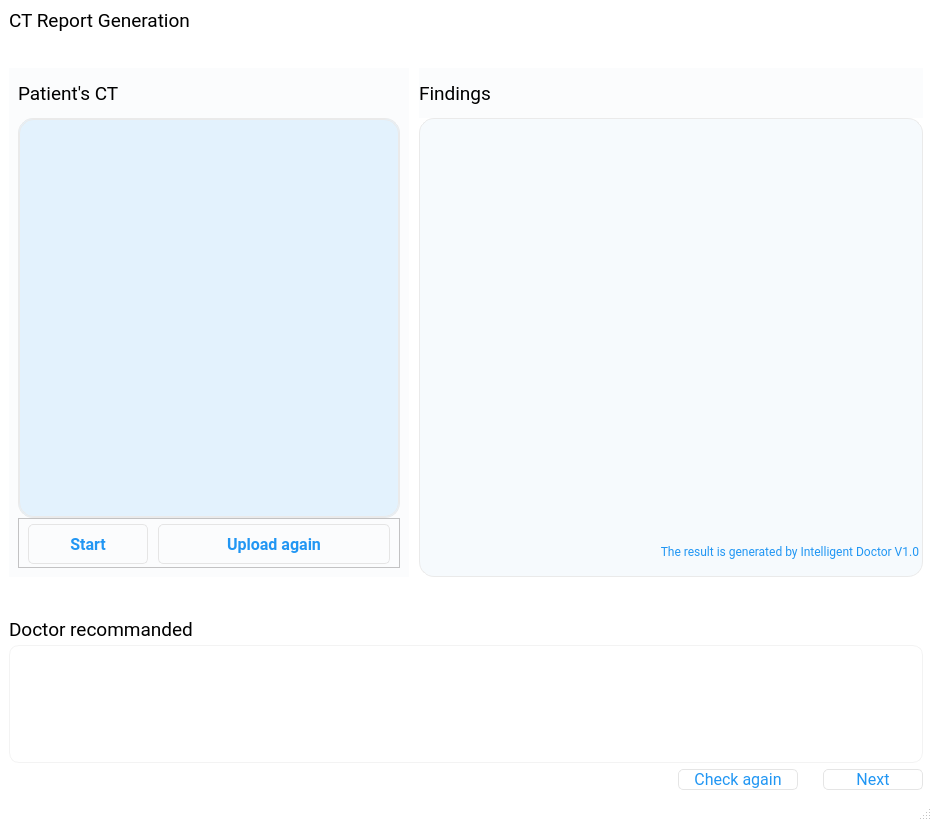
<?xml version="1.0" encoding="UTF-8"?>
<ui version="4.0">
 <class>MainWindow</class>
 <widget class="QMainWindow" name="MainWindow">
  <property name="geometry">
   <rect>
    <x>0</x>
    <y>0</y>
    <width>932</width>
    <height>821</height>
   </rect>
  </property>
  <property name="windowTitle">
   <string>MainWindow</string>
  </property>
  <property name="styleSheet">
   <string notr="true">#MainWindow{background-color:rgb(255, 255, 255);}</string>
  </property>
  <widget class="QWidget" name="centralwidget">
   <layout class="QVBoxLayout" name="verticalLayout_4">
    <property name="topMargin">
     <number>9</number>
    </property>
    <property name="bottomMargin">
     <number>9</number>
    </property>
    <item>
     <widget class="QLabel" name="label">
      <property name="font">
       <font>
        <family>Roboto</family>
        <pointsize>14</pointsize>
        <weight>50</weight>
        <bold>false</bold>
       </font>
      </property>
      <property name="text">
       <string>CT Report Generation</string>
      </property>
     </widget>
    </item>
    <item>
     <layout class="QHBoxLayout" name="horizontalLayout">
      <property name="spacing">
       <number>10</number>
      </property>
      <property name="topMargin">
       <number>30</number>
      </property>
      <item>
       <widget class="QFrame" name="PatientCT">
        <property name="maximumSize">
         <size>
          <width>400</width>
          <height>16777215</height>
         </size>
        </property>
        <property name="styleSheet">
         <string notr="true">background-color:rgb(251,252,253);</string>
        </property>
        <layout class="QVBoxLayout" name="verticalLayout">
         <property name="spacing">
          <number>0</number>
         </property>
         <property name="topMargin">
          <number>0</number>
         </property>
         <property name="bottomMargin">
          <number>9</number>
         </property>
         <item>
          <widget class="QLabel" name="Findings_2">
           <property name="minimumSize">
            <size>
             <width>0</width>
             <height>50</height>
            </size>
           </property>
           <property name="maximumSize">
            <size>
             <width>400</width>
             <height>16777215</height>
            </size>
           </property>
           <property name="font">
            <font>
             <family>Roboto</family>
             <pointsize>14</pointsize>
             <weight>50</weight>
             <bold>false</bold>
            </font>
           </property>
           <property name="styleSheet">
            <string notr="true">background-color:rgb(251,252,253);</string>
           </property>
           <property name="text">
            <string>Patient's CT</string>
           </property>
           <property name="alignment">
            <set>Qt::AlignLeading|Qt::AlignLeft|Qt::AlignVCenter</set>
           </property>
           <property name="indent">
            <number>0</number>
           </property>
          </widget>
         </item>
         <item>
          <widget class="QStackedWidget" name="stackedWidget">
           <property name="minimumSize">
            <size>
             <width>0</width>
             <height>400</height>
            </size>
           </property>
           <property name="maximumSize">
            <size>
             <width>400</width>
             <height>16777215</height>
            </size>
           </property>
           <property name="autoFillBackground">
            <bool>false</bool>
           </property>
           <property name="styleSheet">
            <string notr="true">background-color:rgb(227,242,253);
border:1px solid rgb(234,234,234);
border-radius:15px;</string>
           </property>
           <property name="currentIndex">
            <number>1</number>
           </property>
           <widget class="QWidget" name="viewpage">
            <layout class="QHBoxLayout" name="horizontalLayout_3">
             <item>
              <widget class="QLabel" name="ImageViwer">
               <property name="minimumSize">
                <size>
                 <width>400</width>
                 <height>256</height>
                </size>
               </property>
               <property name="styleSheet">
                <string notr="true"/>
               </property>
               <property name="text">
                <string/>
               </property>
              </widget>
             </item>
            </layout>
           </widget>
           <widget class="QWidget" name="choosepage">
            <layout class="QHBoxLayout" name="horizontalLayout_4">
             <item>
              <widget class="QPushButton" name="choosect">
               <property name="minimumSize">
                <size>
                 <width>0</width>
                 <height>150</height>
                </size>
               </property>
               <property name="styleSheet">
                <string notr="true">background-image: url(:/image/Frame 77.png);
background-repeat:no-repeat;
background-position:center;
border:0px solid white;</string>
               </property>
               <property name="text">
                <string/>
               </property>
              </widget>
             </item>
            </layout>
           </widget>
          </widget>
         </item>
         <item>
          <widget class="QFrame" name="frame">
           <property name="minimumSize">
            <size>
             <width>0</width>
             <height>50</height>
            </size>
           </property>
           <property name="maximumSize">
            <size>
             <width>400</width>
             <height>16777215</height>
            </size>
           </property>
           <property name="styleSheet">
            <string notr="true">background-color:rgb(251,252,253);</string>
           </property>
           <property name="frameShape">
            <enum>QFrame::StyledPanel</enum>
           </property>
           <property name="frameShadow">
            <enum>QFrame::Raised</enum>
           </property>
           <layout class="QHBoxLayout" name="horizontalLayout_5">
            <property name="spacing">
             <number>10</number>
            </property>
            <property name="topMargin">
             <number>5</number>
            </property>
            <property name="bottomMargin">
             <number>5</number>
            </property>
            <item>
             <widget class="QPushButton" name="pushButton">
              <property name="minimumSize">
               <size>
                <width>120</width>
                <height>40</height>
               </size>
              </property>
              <property name="maximumSize">
               <size>
                <width>120</width>
                <height>16777215</height>
               </size>
              </property>
              <property name="font">
               <font>
                <family>Roboto</family>
                <pointsize>12</pointsize>
                <weight>75</weight>
                <bold>true</bold>
               </font>
              </property>
              <property name="styleSheet">
               <string notr="true">color:rgb(33,150,243);
border:1px solid rgb(229,229,229);
border-radius:5px;</string>
              </property>
              <property name="text">
               <string>Start</string>
              </property>
             </widget>
            </item>
            <item>
             <widget class="QPushButton" name="pushButton_5">
              <property name="minimumSize">
               <size>
                <width>180</width>
                <height>40</height>
               </size>
              </property>
              <property name="font">
               <font>
                <family>Roboto</family>
                <pointsize>12</pointsize>
                <weight>75</weight>
                <bold>true</bold>
               </font>
              </property>
              <property name="styleSheet">
               <string notr="true">color:rgb(33,150,243);
border:1px solid rgb(229,229,229);
border-radius:5px;</string>
              </property>
              <property name="text">
               <string>Upload again</string>
              </property>
             </widget>
            </item>
           </layout>
          </widget>
         </item>
        </layout>
       </widget>
      </item>
      <item>
       <layout class="QVBoxLayout" name="verticalLayout_2">
        <property name="spacing">
         <number>0</number>
        </property>
        <item>
         <widget class="QLabel" name="Findings">
          <property name="minimumSize">
           <size>
            <width>0</width>
            <height>50</height>
           </size>
          </property>
          <property name="font">
           <font>
            <family>Roboto</family>
            <pointsize>14</pointsize>
            <weight>50</weight>
            <bold>false</bold>
           </font>
          </property>
          <property name="styleSheet">
           <string notr="true">background-color:rgb(251,252,253);</string>
          </property>
          <property name="text">
           <string>Findings</string>
          </property>
          <property name="indent">
           <number>0</number>
          </property>
         </widget>
        </item>
        <item>
         <widget class="QTextBrowser" name="FindingsText">
          <property name="minimumSize">
           <size>
            <width>500</width>
            <height>0</height>
           </size>
          </property>
          <property name="font">
           <font>
            <family>Microsoft YaHei</family>
            <pointsize>15</pointsize>
           </font>
          </property>
          <property name="styleSheet">
           <string notr="true">background-color:rgb(246, 250, 253);
border-top:1px solid rgb(234,234,234);
border-left:1px solid rgb(234,234,234);
border-right:1px solid rgb(234,234,234);
border-bottom:0px solid rgb(234,234,234);
border-top-left-radius:15px;
border-top-right-radius:15px;
background-image: url(:/image/nodata.png);
background-position:center;
background-repeat:no-repeat;
</string>
          </property>
          <property name="html">
           <string>&lt;!DOCTYPE HTML PUBLIC &quot;-//W3C//DTD HTML 4.0//EN&quot; &quot;http://www.w3.org/TR/REC-html40/strict.dtd&quot;&gt;
&lt;html&gt;&lt;head&gt;&lt;meta name=&quot;qrichtext&quot; content=&quot;1&quot; /&gt;&lt;style type=&quot;text/css&quot;&gt;
p, li { white-space: pre-wrap; }
&lt;/style&gt;&lt;/head&gt;&lt;body style=&quot; font-family:'Microsoft YaHei'; font-size:15pt; font-weight:400; font-style:normal;&quot;&gt;
&lt;p style=&quot;-qt-paragraph-type:empty; margin-top:0px; margin-bottom:0px; margin-left:0px; margin-right:0px; -qt-block-indent:0; text-indent:0px; font-family:'Microsoft YaHei UI Light';&quot;&gt;&lt;br /&gt;&lt;/p&gt;&lt;/body&gt;&lt;/html&gt;</string>
          </property>
         </widget>
        </item>
        <item>
         <widget class="QLabel" name="label_3">
          <property name="minimumSize">
           <size>
            <width>0</width>
            <height>50</height>
           </size>
          </property>
          <property name="font">
           <font>
            <family>Roboto</family>
           </font>
          </property>
          <property name="styleSheet">
           <string notr="true">color:rgb(33,150,243);
background-color:rgb(246, 250, 253);
border-left:1px solid rgb(234,234,234);
border-right:1px solid rgb(234,234,234);
border-bottom:1px solid rgb(234,234,234);
border-top:0px solid rgb(234,234,234);
border-bottom-left-radius:15px;
border-bottom-right-radius:15px;</string>
          </property>
          <property name="text">
           <string>The result is generated by Intelligent Doctor V1.0</string>
          </property>
          <property name="alignment">
           <set>Qt::AlignRight|Qt::AlignTrailing|Qt::AlignVCenter</set>
          </property>
          <property name="margin">
           <number>0</number>
          </property>
         </widget>
        </item>
       </layout>
      </item>
     </layout>
    </item>
    <item>
     <layout class="QVBoxLayout" name="verticalLayout_3">
      <property name="topMargin">
       <number>36</number>
      </property>
      <item>
       <widget class="QLabel" name="Impression">
        <property name="minimumSize">
         <size>
          <width>0</width>
          <height>20</height>
         </size>
        </property>
        <property name="font">
         <font>
          <family>Roboto</family>
          <pointsize>14</pointsize>
          <weight>50</weight>
          <bold>false</bold>
         </font>
        </property>
        <property name="text">
         <string>Doctor recommanded</string>
        </property>
        <property name="indent">
         <number>0</number>
        </property>
       </widget>
      </item>
      <item>
       <widget class="QTextEdit" name="ImpressionText">
        <property name="font">
         <font>
          <family>Roboto</family>
          <pointsize>12</pointsize>
         </font>
        </property>
        <property name="styleSheet">
         <string notr="true">background-color:white;
color:rgb(101,103,109);
border:1px solid rgb(243,243,243);
border-radius:10px;
background-image: url(:/image/lineback.png);
background-repeat:no-repeat;
background-position:right bottom;</string>
        </property>
        <property name="html">
         <string>&lt;!DOCTYPE HTML PUBLIC &quot;-//W3C//DTD HTML 4.0//EN&quot; &quot;http://www.w3.org/TR/REC-html40/strict.dtd&quot;&gt;
&lt;html&gt;&lt;head&gt;&lt;meta name=&quot;qrichtext&quot; content=&quot;1&quot; /&gt;&lt;style type=&quot;text/css&quot;&gt;
p, li { white-space: pre-wrap; }
&lt;/style&gt;&lt;/head&gt;&lt;body style=&quot; font-family:'Roboto'; font-size:12pt; font-weight:400; font-style:normal;&quot;&gt;
&lt;p style=&quot;-qt-paragraph-type:empty; margin-top:0px; margin-bottom:0px; margin-left:0px; margin-right:0px; -qt-block-indent:0; text-indent:0px; font-family:'Microsoft YaHei'; font-size:15pt;&quot;&gt;&lt;br /&gt;&lt;/p&gt;&lt;/body&gt;&lt;/html&gt;</string>
        </property>
       </widget>
      </item>
     </layout>
    </item>
    <item>
     <layout class="QHBoxLayout" name="horizontalLayout_2">
      <property name="spacing">
       <number>25</number>
      </property>
      <item>
       <spacer name="horizontalSpacer">
        <property name="orientation">
         <enum>Qt::Horizontal</enum>
        </property>
        <property name="sizeHint" stdset="0">
         <size>
          <width>40</width>
          <height>20</height>
         </size>
        </property>
       </spacer>
      </item>
      <item>
       <widget class="QPushButton" name="pushButton_2">
        <property name="minimumSize">
         <size>
          <width>120</width>
          <height>0</height>
         </size>
        </property>
        <property name="font">
         <font>
          <family>Roboto</family>
          <pointsize>12</pointsize>
          <weight>50</weight>
          <bold>false</bold>
         </font>
        </property>
        <property name="styleSheet">
         <string notr="true">background-color:white;
color:rgb(33, 150, 243);
border:1px solid rgb(229,229,229);
border-radius:5px;</string>
        </property>
        <property name="text">
         <string>Check again</string>
        </property>
       </widget>
      </item>
      <item>
       <widget class="QPushButton" name="next">
        <property name="minimumSize">
         <size>
          <width>100</width>
          <height>0</height>
         </size>
        </property>
        <property name="font">
         <font>
          <family>Roboto</family>
          <pointsize>12</pointsize>
          <weight>50</weight>
          <bold>false</bold>
         </font>
        </property>
        <property name="styleSheet">
         <string notr="true">background-color:white;
color:rgb(33, 150, 243);
border:1px solid rgb(229,229,229);
border-radius:5px;</string>
        </property>
        <property name="text">
         <string>Next</string>
        </property>
       </widget>
      </item>
     </layout>
    </item>
   </layout>
  </widget>
  <widget class="QStatusBar" name="statusbar"/>
  <widget class="QMenuBar" name="menubar">
   <property name="geometry">
    <rect>
     <x>0</x>
     <y>0</y>
     <width>932</width>
     <height>26</height>
    </rect>
   </property>
  </widget>
 </widget>
 <resources/>
 <connections/>
</ui>
